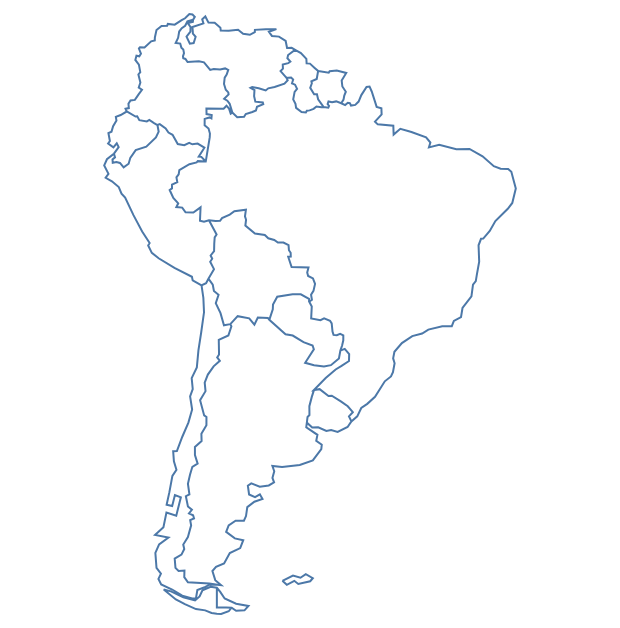

Notebook code for this chart:
### Code cell
topo.to_svg()

### Figure 1 — Vega-Lite specification as saved in the notebook (floating-point values rounded to 4 significant figures; data arrays with more than 128 entries replaced by an {"elided": "..."} marker saying what was removed)
{"config": {"view": {"continuousWidth": 400, "continuousHeight": 300}}, "data": {"name": "data-13e2a81e453472c5fa88da935e73c0f1", "format": {"mesh": "data", "type": "topojson"}}, "mark": {"type": "geoshape", "filled": false}, "projection": {"reflectY": true, "type": "identity"}, "width": 300, "$schema": "https://vega.github.io/schema/vega-lite/v4.8.1.json", "datasets": {"data-13e2a81e453472c5fa88da935e73c0f1": {"type": "Topology", "objects": {"data": {"geometries": [{"type": "MultiPolygon", "id": "0", "properties": {"pop_est": 44293293, "continent": "South America", "name": "Argentina", "iso_a3": "ARG", "gdp_md_est": 879400.0}, "arcs": [[[0, -3]], [[-9, 1, -5, -14, -36, -11]]]}, {"type": "MultiPolygon", "id": "1", "properties": {"pop_est": 17789267, "continent": "South America", "name": "Chile", "iso_a3": "CHL", "gdp_md_est": 436100.0}, "arcs": [[[2, 3]], [[-15, 4, 5, -18]]]}, {"type": "Polygon", "id": "2", "properties": {"pop_est": 2931, "continent": "South America", "name": "Falkland Is.", "iso_a3": "FLK", "gdp_md_est": 281.8}, "arcs": [[6]]}, {"type": "Polygon", "id": "3", "properties": {"pop_est": 3360148, "continent": "South America", "name": "Uruguay", "iso_a3": "URY", "gdp_md_est": 73250.0}, "arcs": [[-10, 7, 8]]}, {"type": "Polygon", "id": "4", "properties": {"pop_est": 207353391, "continent": "South America", "name": "Brazil", "iso_a3": "BRA", "gdp_md_est": 3081000.0}, "arcs": [[9, 10, -35, -13, -16, -20, -23, -26, -29, 11]]}, {"type": "Polygon", "id": "5", "properties": {"pop_est": 11138234, "continent": "South America", "name": "Bolivia", "iso_a3": "BOL", "gdp_md_est": 78350.0}, "arcs": [[12, -37, 13, 14, -17]]}, {"type": "Polygon", "id": "6", "properties": {"pop_est": 31036656, "continent": "South America", "name": "Peru", "iso_a3": "PER", "gdp_md_est": 410400.0}, "arcs": [[15, 16, 17, 18, -32, -21]]}, {"type": "Polygon", "id": "7", "properties": {"pop_est": 47698524, "continent": "South America", "name": "Colombia", "iso_a3": "COL", "gdp_md_est": 688000.0}, "arcs": [[19, 20, -34, 21, -24]]}, {"type": "Polygon", "id": "8", "properties": {"pop_est": 31304016, "continent": "South America", "name": "Venezuela", "iso_a3": "VEN", "gdp_md_est": 468600.0}, "arcs": [[22, 23, 24, -27]]}, {"type": "Polygon", "id": "9", "properties": {"pop_est": 737718, "continent": "South America", "name": "Guyana", "iso_a3": "GUY", "gdp_md_est": 6093.0}, "arcs": [[25, 26, 27, -30]]}, {"type": "Polygon", "id": "10", "properties": {"pop_est": 591919, "continent": "South America", "name": "Suriname", "iso_a3": "SUR", "gdp_md_est": 8547.0}, "arcs": [[28, 29, 30]]}, {"type": "Polygon", "id": "11", "properties": {"pop_est": 16290913, "continent": "South America", "name": "Ecuador", "iso_a3": "ECU", "gdp_md_est": 182400.0}, "arcs": [[31, 32, 33]]}, {"type": "Polygon", "id": "12", "properties": {"pop_est": 6943739, "continent": "South America", "name": "Paraguay", "iso_a3": "PRY", "gdp_md_est": 64670.0}, "arcs": [[34, 35, 36]]}], "type": "GeometryCollection"}}, "bbox": [-81.41, -55.61, -34.73, 12.44], "transform": {"scale": [4.668e-05, 6.805e-05], "translate": [-81.41, -55.61]}, "arcs": {"elided": "37 rows, 1278 int values in total"}}}}
